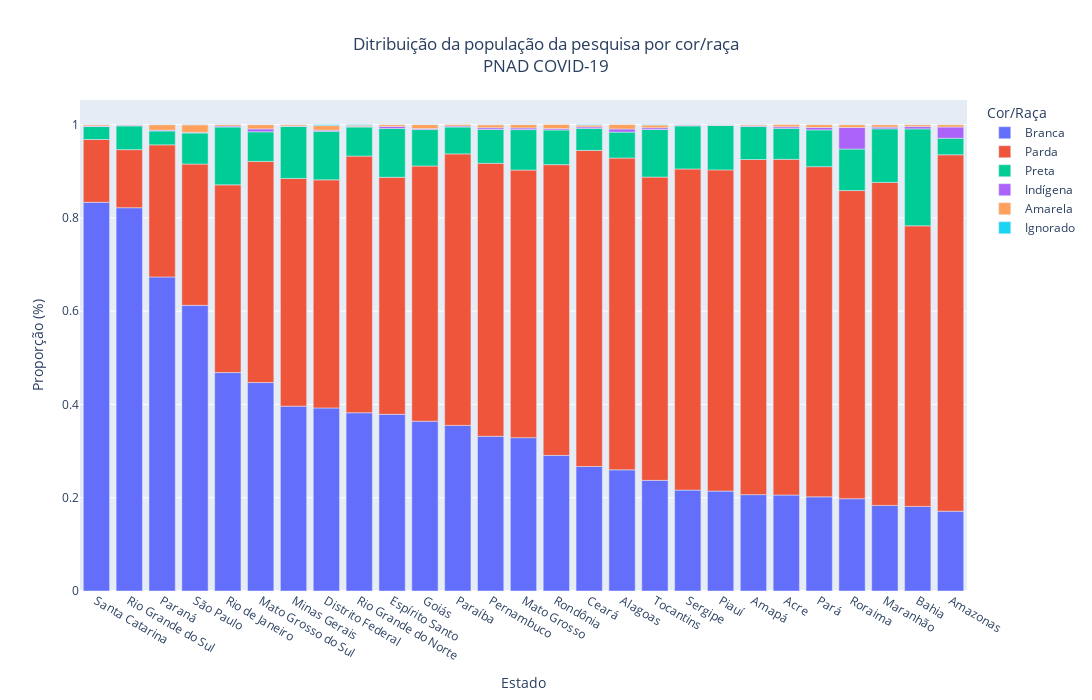

Here is the notebook cell this chart was saved with:
### Code cell
fig_cor_raca = px.bar(df_results.sort_values(by=['proportion_raca'], ascending=False), x="uf", y="proportion_raca", color="cor_raca", title="Ditribuição da população da pesquisa por cor/raça<br>PNAD COVID-19",
            labels=dict(uf="Estado", proportion_raca="Proporção (%)", cor_raca="Cor/Raça"))

fig_cor_raca.update_layout(title_x=0.5, width=1200, height=700)

title_name = 'Distribuição da populacao da pesquisa por cor-raça'

plotly.offline.plot(fig_cor_raca, filename = f'./plots/{title_name}.html', auto_play=False, auto_open=False)

fig_cor_raca.show()

### Figure 1 — Plotly figure (JSON) as saved in the notebook; plotly's stock layout.template omitted (floating-point values rounded to 4 significant figures)
{"data": [{"alignmentgroup": "True", "hovertemplate": "Cor/Raça=Branca<br>Estado=%{x}<br>Proporção (%)=%{y}<extra></extra>", "legendgroup": "Branca", "marker": {"color": "#636efa", "pattern": {"shape": ""}}, "name": "Branca", "offsetgroup": "Branca", "orientation": "v", "showlegend": true, "textposition": "auto", "type": "bar", "x": ["Santa Catarina", "Rio Grande do Sul", "Paraná", "São Paulo", "Rio de Janeiro", "Mato Grosso do Sul", "Minas Gerais", "Distrito Federal", "Rio Grande do Norte", "Espírito Santo", "Goiás", "Paraíba", "Pernambuco", "Mato Grosso", "Rondônia", "Ceará", "Alagoas", "Tocantins", "Sergipe", "Piauí", "Amapá", "Acre", "Pará", "Roraima", "Maranhão", "Bahia", "Amazonas"], "xaxis": "x", "y": [0.8334, 0.8218, 0.6733, 0.6125, 0.4683, 0.4469, 0.3963, 0.3925, 0.3822, 0.3788, 0.3641, 0.3551, 0.3317, 0.3288, 0.2908, 0.2669, 0.2598, 0.2372, 0.2163, 0.2142, 0.2066, 0.2057, 0.2019, 0.1979, 0.1835, 0.1814, 0.1711], "yaxis": "y"}, {"alignmentgroup": "True", "hovertemplate": "Cor/Raça=Parda<br>Estado=%{x}<br>Proporção (%)=%{y}<extra></extra>", "legendgroup": "Parda", "marker": {"color": "#EF553B", "pattern": {"shape": ""}}, "name": "Parda", "offsetgroup": "Parda", "orientation": "v", "showlegend": true, "textposition": "auto", "type": "bar", "x": ["Amazonas", "Acre", "Amapá", "Pará", "Maranhão", "Piauí", "Sergipe", "Ceará", "Alagoas", "Roraima", "Tocantins", "Rondônia", "Bahia", "Pernambuco", "Paraíba", "Mato Grosso", "Rio Grande do Norte", "Goiás", "Espírito Santo", "Distrito Federal", "Minas Gerais", "Mato Grosso do Sul", "Rio de Janeiro", "São Paulo", "Paraná", "Santa Catarina", "Rio Grande do Sul"], "xaxis": "x", "y": [0.7642, 0.7199, 0.7185, 0.7079, 0.6926, 0.6887, 0.6886, 0.6778, 0.6685, 0.6607, 0.6503, 0.6233, 0.6016, 0.5853, 0.5821, 0.5737, 0.5503, 0.5471, 0.5083, 0.489, 0.4883, 0.4742, 0.4025, 0.3029, 0.2833, 0.1347, 0.1245], "yaxis": "y"}, {"alignmentgroup": "True", "hovertemplate": "Cor/Raça=Preta<br>Estado=%{x}<br>Proporção (%)=%{y}<extra></extra>", "legendgroup": "Preta", "marker": {"color": "#00cc96", "pattern": {"shape": ""}}, "name": "Preta", "offsetgroup": "Preta", "orientation": "v", "showlegend": true, "textposition": "auto", "type": "bar", "x": ["Bahia", "Rio de Janeiro", "Maranhão", "Minas Gerais", "Espírito Santo", "Distrito Federal", "Tocantins", "Piauí", "Sergipe", "Roraima", "Mato Grosso", "Pará", "Goiás", "Rondônia", "Pernambuco", "Amapá", "São Paulo", "Acre", "Mato Grosso do Sul", "Rio Grande do Norte", "Paraíba", "Alagoas", "Rio Grande do Sul", "Ceará", "Amazonas", "Paraná", "Santa Catarina"], "xaxis": "x", "y": [0.2078, 0.124, 0.1149, 0.1115, 0.1045, 0.104, 0.102, 0.0951, 0.0923, 0.089, 0.0867, 0.0788, 0.0782, 0.0744, 0.0726, 0.0707, 0.0666, 0.0663, 0.0634, 0.0623, 0.0576, 0.0556, 0.0509, 0.0472, 0.0354, 0.0298, 0.0277], "yaxis": "y"}, {"alignmentgroup": "True", "hovertemplate": "Cor/Raça=Indígena<br>Estado=%{x}<br>Proporção (%)=%{y}<extra></extra>", "legendgroup": "Indígena", "marker": {"color": "#ab63fa", "pattern": {"shape": ""}}, "name": "Indígena", "offsetgroup": "Indígena", "orientation": "v", "showlegend": true, "textposition": "auto", "type": "bar", "x": ["Roraima", "Amazonas", "Alagoas", "Mato Grosso do Sul", "Pará", "Bahia", "Espírito Santo", "Tocantins", "Pernambuco", "Mato Grosso", "Maranhão", "Acre", "Ceará", "Rondônia", "Distrito Federal", "Rio de Janeiro", "Paraíba", "Goiás", "Paraná", "Sergipe", "Rio Grande do Sul", "Amapá", "Rio Grande do Norte", "São Paulo", "Santa Catarina", "Minas Gerais", "Piauí"], "xaxis": "x", "y": [0.0463, 0.0241, 0.0067, 0.0063, 0.0053, 0.005, 0.0044, 0.0038, 0.0037, 0.0036, 0.0036, 0.0035, 0.0032, 0.0029, 0.0026, 0.0022, 0.0022, 0.0021, 0.0018, 0.0018, 0.0017, 0.0016, 0.0014, 0.0014, 0.0012, 0.0009, 0.0006], "yaxis": "y"}, {"alignmentgroup": "True", "hovertemplate": "Cor/Raça=Amarela<br>Estado=%{x}<br>Proporção (%)=%{y}<extra></extra>", "legendgroup": "Amarela", "marker": {"color": "#FFA15A", "pattern": {"shape": ""}}, "name": "Amarela", "offsetgroup": "Amarela", "orientation": "v", "showlegend": true, "textposition": "auto", "type": "bar", "x": ["São Paulo", "Paraná", "Distrito Federal", "Alagoas", "Mato Grosso do Sul", "Rondônia", "Goiás", "Mato Grosso", "Pernambuco", "Pará", "Roraima", "Tocantins", "Maranhão", "Amazonas", "Acre", "Bahia", "Espírito Santo", "Ceará", "Rio de Janeiro", "Paraíba", "Minas Gerais", "Santa Catarina", "Rio Grande do Norte", "Amapá", "Rio Grande do Sul", "Piauí", "Sergipe"], "xaxis": "x", "y": [0.0163, 0.0117, 0.0098, 0.0093, 0.0092, 0.0087, 0.0085, 0.0072, 0.0064, 0.0061, 0.006, 0.0058, 0.0054, 0.0051, 0.0046, 0.0041, 0.004, 0.0038, 0.0031, 0.0031, 0.0029, 0.0028, 0.0025, 0.0025, 0.001, 0.0009, 0.0007], "yaxis": "y"}, {"alignmentgroup": "True", "hovertemplate": "Cor/Raça=Ignorado<br>Estado=%{x}<br>Proporção (%)=%{y}<extra></extra>", "legendgroup": "Ignorado", "marker": {"color": "#19d3f3", "pattern": {"shape": ""}}, "name": "Ignorado", "offsetgroup": "Ignorado", "orientation": "v", "showlegend": true, "textposition": "auto", "type": "bar", "x": ["Distrito Federal", "Rio Grande do Norte", "Ceará", "Tocantins", "Piauí", "Sergipe", "São Paulo", "Amazonas", "Santa Catarina", "Pernambuco", "Rio Grande do Sul", "Minas Gerais", "Goiás", "Roraima", "Amapá", "Mato Grosso", "Paraná", "Pará", "Rio de Janeiro", "Espírito Santo", "Mato Grosso do Sul", "Maranhão", "Bahia"], "xaxis": "x", "y": [0.0021, 0.0014, 0.0011, 0.001, 0.0006, 0.0003, 0.0003, 0.0002, 0.0002, 0.0002, 0.0001, 0.0001, 0.0001, 0.0001, 0.0001, 0.0001, 0.0001, 0.0001, 0, 0, 0, 0, 0], "yaxis": "y"}], "layout": {"barmode": "relative", "height": 700, "legend": {"title": {"text": "Cor/Raça"}, "tracegroupgap": 0}, "title": {"text": "Ditribuição da população da pesquisa por cor/raça<br>PNAD COVID-19", "x": 0.5}, "width": 1200, "xaxis": {"anchor": "y", "domain": [0, 1], "title": {"text": "Estado"}}, "yaxis": {"anchor": "x", "domain": [0, 1], "title": {"text": "Proporção (%)"}}}}
